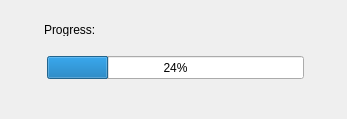
<?xml version="1.0" encoding="UTF-8"?>
<ui version="4.0">
 <class>ProgressDialog</class>
 <widget class="QDialog" name="ProgressDialog">
  <property name="geometry">
   <rect>
    <x>0</x>
    <y>0</y>
    <width>347</width>
    <height>119</height>
   </rect>
  </property>
  <property name="windowTitle">
   <string>Progress</string>
  </property>
  <widget class="QProgressBar" name="bar">
   <property name="geometry">
    <rect>
     <x>47</x>
     <y>56</y>
     <width>257</width>
     <height>23</height>
    </rect>
   </property>
   <property name="value">
    <number>24</number>
   </property>
  </widget>
  <widget class="QLabel" name="progressLbl">
   <property name="geometry">
    <rect>
     <x>44</x>
     <y>23</y>
     <width>51</width>
     <height>13</height>
    </rect>
   </property>
   <property name="text">
    <string>Progress:</string>
   </property>
  </widget>
 </widget>
 <resources/>
 <connections/>
</ui>
